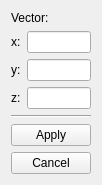
<?xml version="1.0" encoding="UTF-8"?>
<ui version="4.0">
 <class>Form</class>
 <widget class="QWidget" name="Form">
  <property name="geometry">
   <rect>
    <x>0</x>
    <y>0</y>
    <width>94</width>
    <height>184</height>
   </rect>
  </property>
  <property name="windowTitle">
   <string>Form</string>
  </property>
  <layout class="QVBoxLayout" name="verticalLayout">
   <item>
    <widget class="QLabel" name="label_8">
     <property name="text">
      <string>Vector:</string>
     </property>
    </widget>
   </item>
   <item>
    <layout class="QVBoxLayout" name="verticalLayout_point1_2">
     <item>
      <layout class="QHBoxLayout" name="horizontalLayout_4">
       <item>
        <widget class="QLabel" name="label_4">
         <property name="text">
          <string>x:</string>
         </property>
        </widget>
       </item>
       <item>
        <widget class="QLineEdit" name="input_x"/>
       </item>
      </layout>
     </item>
     <item>
      <layout class="QHBoxLayout" name="horizontalLayout_5">
       <item>
        <widget class="QLabel" name="label_5">
         <property name="text">
          <string>y:</string>
         </property>
        </widget>
       </item>
       <item>
        <widget class="QLineEdit" name="input_y"/>
       </item>
      </layout>
     </item>
     <item>
      <layout class="QHBoxLayout" name="horizontalLayout_6">
       <item>
        <widget class="QLabel" name="label_6">
         <property name="text">
          <string>z:</string>
         </property>
        </widget>
       </item>
       <item>
        <widget class="QLineEdit" name="input_z"/>
       </item>
      </layout>
     </item>
    </layout>
   </item>
   <item>
    <widget class="Line" name="line_2">
     <property name="orientation">
      <enum>Qt::Horizontal</enum>
     </property>
    </widget>
   </item>
   <item>
    <widget class="QPushButton" name="applyButton">
     <property name="text">
      <string>Apply</string>
     </property>
    </widget>
   </item>
   <item>
    <widget class="QPushButton" name="cancelButton">
     <property name="text">
      <string>Cancel</string>
     </property>
    </widget>
   </item>
  </layout>
 </widget>
 <resources/>
 <connections/>
</ui>
